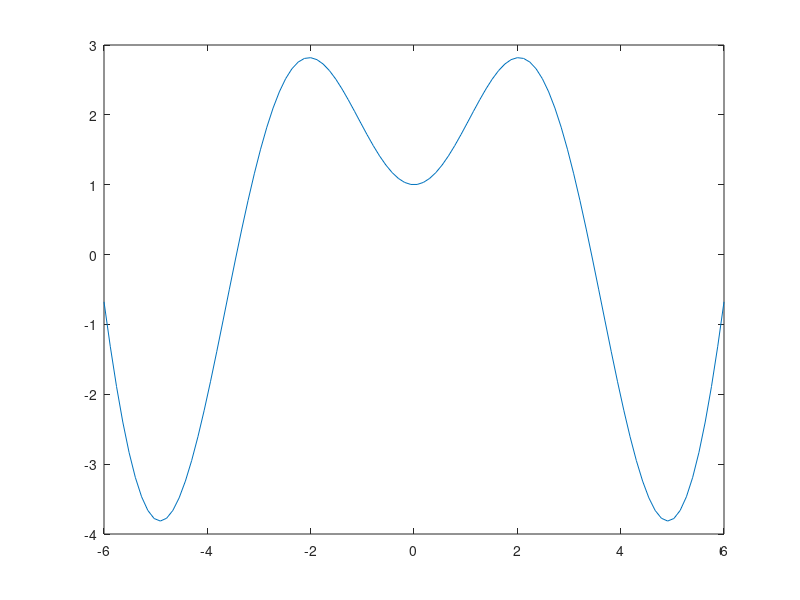

Reproduce this figure in MATLAB.
clear all
close all
clc

%%

fun = @(x) x.*sin(x)+1;

A = [];
b = [];
Aeq = [];
beq = [];

lb = -6;
ub = 6;

x0 = -6;
x = fmincon(fun,x0,A,b,Aeq,beq,lb,ub)
x02 = 6;
x2 = fmincon(fun,x02,A,b,Aeq,beq,lb,ub)

t = linspace(-6,6,100);

plot(t,fun(t));
